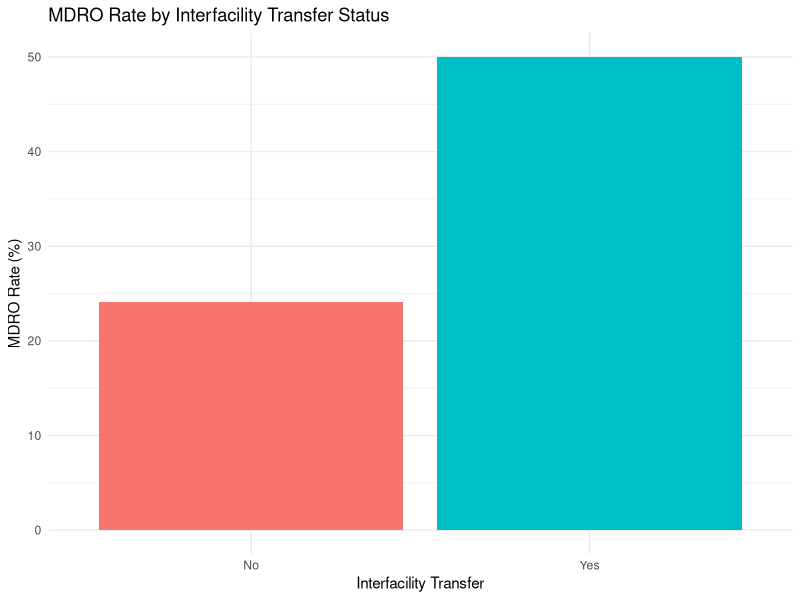
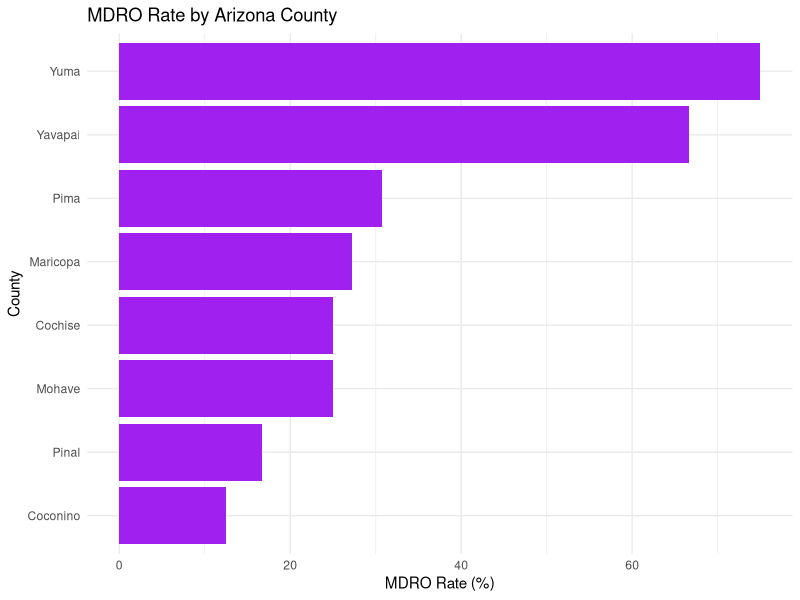
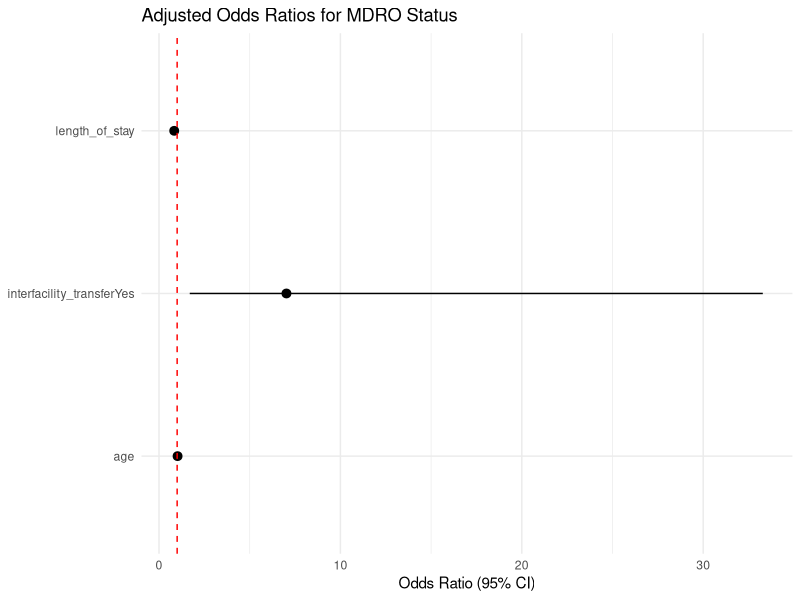

Source code (R) for these figures, in order:
# =============================================================
# MDROs and Interfacility Transfer - Arizona Hospital Discharge Data
# Purpose: Demonstrate a basic R workflow (load, clean, summarize,
#          model, visualize) examining the relationship between
#          interfacility transfer and multidrug-resistant organism
#          (MDRO) status using hospital discharge-style data.
#          Intended as a starting template for a git/GitHub tutorial.
# =============================================================

# ---- 1. Setup ----
# Install packages once if needed (uncomment the line below):
# install.packages(c("tidyverse", "broom"))

library(tidyverse)
library(broom)

# ---- 2. Create / Load Data ----
# For demo purposes we generate a synthetic Arizona hospital
# discharge dataset. In a real tutorial, replace this block with:
#   data <- read_csv("data/az_discharges.csv")
# (e.g., an extract from the Arizona Hospital Discharge Database)

set.seed(13)

az_counties <- c("Maricopa", "Pima", "Pinal", "Yavapai", "Yuma",
                  "Coconino", "Mohave", "Cochise")

organisms <- c("MRSA", "VRE", "CRE", "C. difficile", "MDR-Pseudomonas")

n_discharges <- 100

discharge_data <- tibble(
  discharge_id = 1:n_discharges,
  county = sample(az_counties, n_discharges, replace = TRUE,
                   prob = c(0.45, 0.2, 0.07, 0.07, 0.06, 0.05, 0.06, 0.04)),
  admit_date = as.Date("2025-01-01") + sample(0:364, n_discharges, replace = TRUE),
  age = pmax(0, round(rnorm(n_discharges, mean = 60, sd = 20))),
  interfacility_transfer = rbinom(n_discharges, 1, prob = 0.25),
  length_of_stay = NA_real_,
  mdro_status = NA_real_
)

# Build in a realistic relationship: transferred patients tend to have
# longer stays and a higher probability of MDRO, reflecting the idea
# that interfacility transfer is a known MDRO risk factor.
discharge_data <- discharge_data %>%
  mutate(
    length_of_stay = round(pmax(1, rnorm(
      n_discharges,
      mean = 5 + interfacility_transfer * 4,
      sd = 2
    ))),
    mdro_prob = plogis(
      -2.5 +
        1.1 * interfacility_transfer +
        0.02 * age +
        0.03 * length_of_stay
    ),
    mdro_status = rbinom(n_discharges, 1, mdro_prob),
    organism = if_else(
      mdro_status == 1,
      sample(organisms, n_discharges, replace = TRUE,
             prob = c(0.35, 0.2, 0.15, 0.2, 0.1)),
      NA_character_
    )
  ) %>%
  select(-mdro_prob)

# ---- 3. Clean Data ----
discharge_data <- discharge_data %>%
  filter(age > 0, length_of_stay > 0) %>%
  mutate(
    county = factor(county, levels = az_counties),
    interfacility_transfer = factor(interfacility_transfer,
                                     levels = c(0, 1),
                                     labels = c("No", "Yes")),
    mdro_status = factor(mdro_status,
                          levels = c(0, 1),
                          labels = c("No", "Yes")),
    organism = factor(organism, levels = organisms)
  )

# ---- 4. Summary Statistics ----

# Contingency table: interfacility transfer vs. MDRO status
transfer_mdro_table <- table(
  Transfer = discharge_data$interfacility_transfer,
  MDRO = discharge_data$mdro_status
)
print(transfer_mdro_table)

# MDRO rate by transfer status
mdro_rate_by_transfer <- discharge_data %>%
  group_by(interfacility_transfer) %>%
  summarise(
    n = n(),
    n_mdro = sum(mdro_status == "Yes"),
    pct_mdro = mean(mdro_status == "Yes") * 100,
    mean_los = mean(length_of_stay),
    .groups = "drop"
  )
print(mdro_rate_by_transfer)

# MDRO rate by county
mdro_rate_by_county <- discharge_data %>%
  group_by(county) %>%
  summarise(
    n = n(),
    pct_mdro = mean(mdro_status == "Yes") * 100,
    pct_transferred = mean(interfacility_transfer == "Yes") * 100,
    .groups = "drop"
  ) %>%
  arrange(desc(pct_mdro))
print(mdro_rate_by_county)

# ---- 5. Statistical Tests ----

# Chi-square test of independence: transfer vs. MDRO status
chisq_result <- chisq.test(transfer_mdro_table)
print(chisq_result)

# Simple odds ratio (2x2 table assumption)
or_table <- transfer_mdro_table
odds_ratio <- (or_table["Yes", "Yes"] * or_table["No", "No"]) /
  (or_table["Yes", "No"] * or_table["No", "Yes"])
cat("Crude odds ratio (transfer vs. MDRO):", round(odds_ratio, 2), "\n")

# Logistic regression adjusting for age and length of stay
mdro_model <- glm(
  mdro_status ~ interfacility_transfer + age + length_of_stay,
  data = discharge_data,
  family = binomial
)

model_summary <- tidy(mdro_model, exponentiate = TRUE, conf.int = TRUE)
print(model_summary)

# ---- 6. Visualization ----

# MDRO rate by interfacility transfer status
transfer_plot <- mdro_rate_by_transfer %>%
  ggplot(aes(x = interfacility_transfer, y = pct_mdro, fill = interfacility_transfer)) +
  geom_col() +
  labs(
    title = "MDRO Rate by Interfacility Transfer Status",
    x = "Interfacility Transfer",
    y = "MDRO Rate (%)"
  ) +
  theme_minimal() +
  theme(legend.position = "none")

print(transfer_plot)

# MDRO rate by Arizona county
county_plot <- mdro_rate_by_county %>%
  ggplot(aes(x = fct_reorder(county, pct_mdro), y = pct_mdro)) +
  geom_col(fill = "purple") +
  coord_flip() +
  labs(
    title = "MDRO Rate by Arizona County",
    x = "County",
    y = "MDRO Rate (%)"
  ) +
  theme_minimal()

print(county_plot)

# Forest-style plot of adjusted odds ratios from the logistic model
or_plot <- model_summary %>%
  filter(term != "(Intercept)") %>%
  ggplot(aes(x = term, y = estimate, ymin = conf.low, ymax = conf.high)) +
  geom_pointrange() +
  geom_hline(yintercept = 1, linetype = "dashed", color = "red") +
  coord_flip() +
  labs(
    title = "Adjusted Odds Ratios for MDRO Status",
    x = NULL,
    y = "Odds Ratio (95% CI)"
  ) +
  theme_minimal()

print(or_plot)

# ---- 7. Save Outputs ----
# Uncomment to save results when running outside of the tutorial:
# write_csv(mdro_rate_by_transfer, "output/mdro_rate_by_transfer.csv")
# write_csv(mdro_rate_by_county, "output/mdro_rate_by_county.csv")
# write_csv(model_summary, "output/mdro_model_summary.csv")
# ggsave("output/transfer_plot.png", transfer_plot, width = 6, height = 4)
# ggsave("output/county_plot.png", county_plot, width = 6, height = 5)
# ggsave("output/or_plot.png", or_plot, width = 6, height = 4)

# =============================================================
# End of script
# =============================================================
